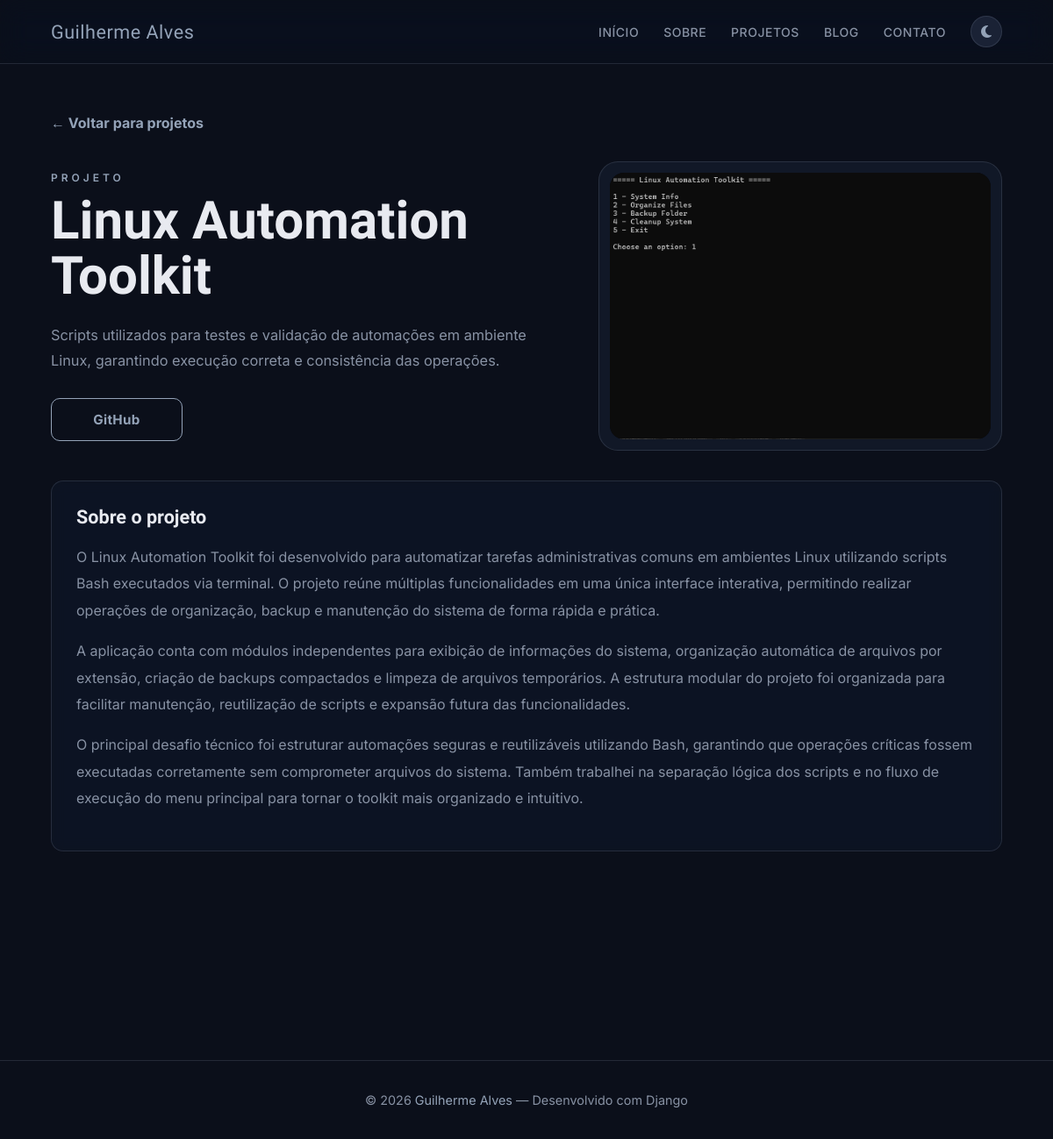
Page /projeto/linux-automation-toolkit/ on the committed database.
### core/models.py (models this page shows, shortened)
class Project(models.Model):
    title = models.CharField(max_length=100)
    slug = models.SlugField(unique=True, blank=True)
    description = models.TextField()
    full_description = models.TextField(blank=True, null=True)
    image = models.ImageField(upload_to="projects/", blank=True, null=True)
    gif = models.FileField(upload_to="projects/gifs/", blank=True, null=True)
    github_link = models.URLField(blank=True)
    deploy_link = models.URLField(blank=True)
    technologies = models.ManyToManyField(Technology, blank=True)
    created_at = models.DateField(auto_now_add=True)
    order = models.PositiveIntegerField(default=0)
    class Meta:
        ordering = ["order", "-created_at"]

### core/views.py (the view)
# urls.py: path("projeto/<slug:slug>/", project_detail, name="project_detail"),
def project_detail(request, slug):
    project = get_object_or_404(Project, slug=slug)
    return render(request, "core/project_detail.html", {
        "project": project,
        "meta_description": project.description,
        "meta_image_url": request.build_absolute_uri(
            project.image.url if project.image else static("core/img/perfil.png")
        ),
    })

### core/templates/core/project_detail.html (shortened to what this page needs)
{% extends "core/base.html" %}
{% load static %}
{% block content %}
<main class="project-detail-page">
    <div class="container">
        <a href="{% url 'home' %}#projetos" class="detail-back-link">&larr; Voltar para projetos</a>
        <section class="project-detail-hero">
            <div>
                <p class="section-label">Projeto</p>
                <h1 class="project-detail-title">{{ project.title }}</h1>
                <p class="project-detail-description">{{ project.description }}</p>
                <div class="project-links detail-actions">
                    {% if project.github_link %}
                    <a href="{{ project.github_link }}" target="_blank" rel="noopener noreferrer" class="btn btn-outline">GitHub</a>
                    {% endif %}
                </div>
            </div>
            {% if project.gif %}
            <div class="project-detail-media">
                <img src="{{ project.gif.url }}" alt="Prévia do projeto {{ project.title }}" loading="lazy" data-lightbox="{{ project.gif.url }}" style="cursor:zoom-in">
            </div>
            {% elif project.image %}
            <div class="project-detail-media">
                <img src="{{ project.image.url }}" alt="Imagem do projeto {{ project.title }}" loading="lazy" data-lightbox="{{ project.image.url }}" style="cursor:zoom-in">
            </div>
            {% endif %}
        </section>
        {% if project.full_description %}
        <section class="project-detail-card reveal">
            <h2>Sobre o projeto</h2>
            <div class="modal-text">{{ project.full_description|linebreaks }}</div>
        </section>
        {% endif %}
    </div>
</main>
{% endblock %}

### core/static/core/css/style.css (style rules this page uses)
:root { --bg: #0b0f1a; --bg2: #111827; --bg3: #1a2235; --gold: #94a3b8; --gold-light: #cbd5e1; --text: #e8eaf0; --muted: #8892a4; --border: rgba(148,163,184,.18); --radius: 14px; --error: #ef4444; --success: #22c55e; --primary: #6366f1; --primary-light: #818cf8; }
*, *::before, *::after { margin:0; padding:0; box-sizing:border-box; }
html { scroll-behavior: smooth; }
body { font-family: 'Inter', sans-serif; background: var(--bg); color: var(--text); overflow-x: hidden; transition: background .3s, color .3s; }
a { text-decoration: none; color: inherit; }
.container { max-width: 1140px; margin: auto; padding: 0 28px; }
.section-label { font-size: .75rem; font-weight: 600; letter-spacing: 4px; text-transform: uppercase; color: var(--gold); margin-bottom: 10px; }
.project-links { display: flex; gap: 10px; flex-wrap: wrap; }
.btn { display: inline-flex; align-items: center; justify-content: center; min-width: 150px; gap: 6px; padding: 14px 28px; border-radius: 10px; font-weight: 700; font-size: .95rem; letter-spacing: .3px; text-decoration: none; transition: all .25s ease; cursor: pointer; }
.btn-outline { background: transparent; color: var(--gold); border: 1px solid var(--gold); }
.modal-text { color: var(--muted); font-size: 1rem; line-height: 1.9; }
.modal-text p { margin-bottom: 16px; }
.project-detail-page { padding: 130px 0 90px; }
.detail-back-link { display: inline-block; color: var(--gold); font-weight: 700; margin-bottom: 34px; }
.project-detail-hero { display: grid; grid-template-columns: minmax(0, 1fr) minmax(320px, 460px); gap: 54px; align-items: center; margin-bottom: 34px; }
.project-detail-title { font-family: 'Sora', sans-serif; font-size: clamp(2.4rem, 5vw, 4.5rem); line-height: 1.05; margin-bottom: 22px; }
.project-detail-description { max-width: 640px; color: var(--muted); font-size: 1.02rem; line-height: 1.8; }
.detail-actions { margin-top: 28px; }
.project-detail-media { background: var(--bg2); border: 1px solid var(--border); border-radius: 22px; padding: 12px; overflow: hidden; }
.project-detail-media img { width: 100%; max-height: 360px; object-fit: contain; display: block; border-radius: 16px; background: #050816; }
.project-detail-card { background: rgba(17,24,39,.5); backdrop-filter: blur(8px) saturate(160%); -webkit-backdrop-filter: blur(8px) saturate(160%); border: 1px solid var(--border); border-radius: var(--radius); padding: 28px; margin-top: 22px; }
.project-detail-card h2 { font-family: 'Sora', sans-serif; font-size: 1.35rem; margin-bottom: 18px; }
.reveal { opacity: 0; transform: translateY(30px); transition: opacity .6s ease, transform .6s ease; }
.reveal.revealed { opacity: 1; transform: translateY(0); }

### rows in the picture
Project: title "Linux Automation Toolkit", description "Scripts utilizados para testes e validação de automações em ambiente Linux, garantindo execução correta e consistência das operações.", gif (picture), full_description "O Linux Automation Toolkit foi desenvolvido para automatizar tarefas administrativas comuns em ambientes Linux utilizando scripts Bash executados via terminal. O projeto reúne múltiplas funcionalidades em uma única interface interativa, permitindo realizar operações de organização, backup e manutenção do sistema de forma rápida e prática. A aplicação conta com módulos independentes para exibição de informações do sistema, organização automática de arquivos por extensão, criação de backups compactados e limpeza de arquivos temporários. A estrutura modular do projeto foi organizada para facilitar manutenção, reutilização de scripts e expansão futura das funcionalidades. O principal desafio…"
